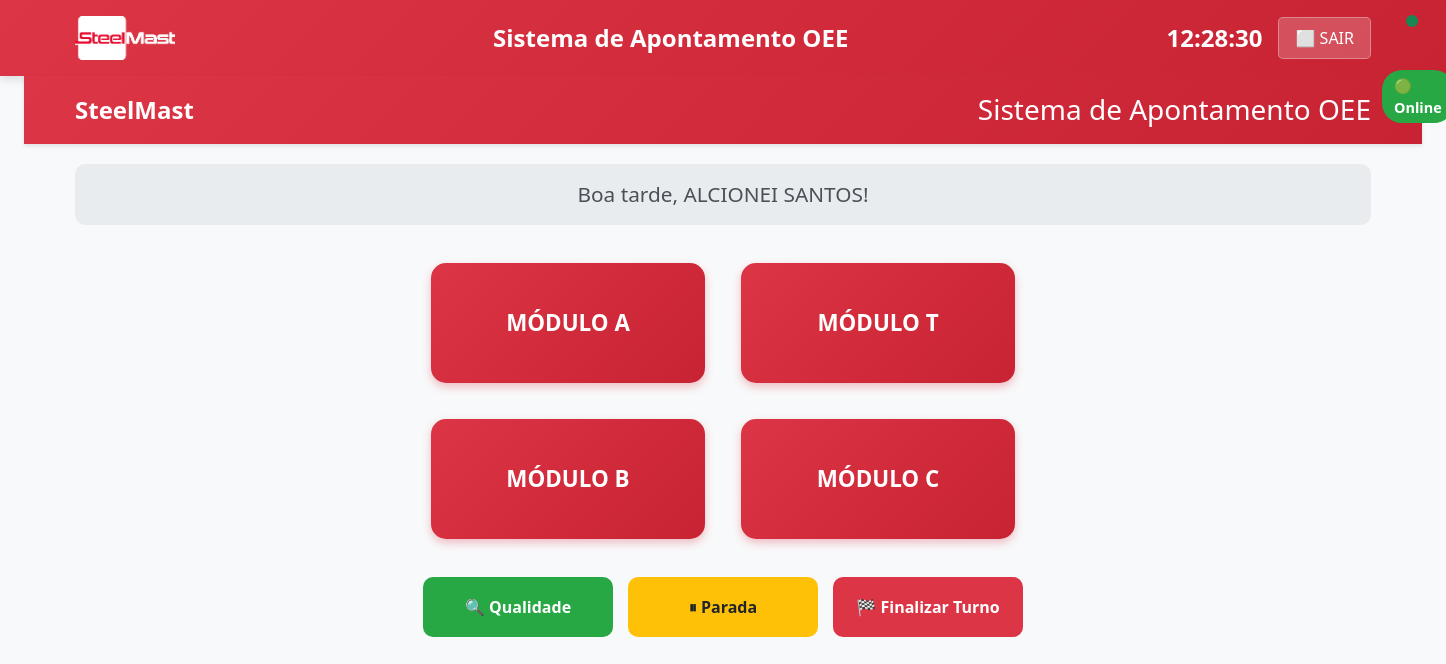
The page /soldagem/apontamento/ (signed in) on the database its author committed.
### soldagem/models.py (models this page shows, shortened)
class Soldador(models.Model):
    usuario = models.OneToOneField(Usuario, on_delete=models.CASCADE)
    senha_simplificada = models.CharField(max_length=10, help_text="Senha numérica para login rápido")
    ativo = models.BooleanField(default=True)
    data_cadastro = models.DateTimeField(auto_now_add=True)
    class Meta:
        verbose_name = "Soldador"
        verbose_name_plural = "Soldadores"

class Usuario(AbstractUser):
    TIPO_USUARIO_CHOICES = [
        ('admin', 'Administrador'),
        ('analista', 'Analista'),
        ('qualidade', 'Qualidade'),
        ('manutencao', 'Manutenção'),
        ('soldador', 'Soldador'),
    ]
    nome_completo = models.CharField(max_length=150)
    tipo_usuario = models.CharField(max_length=20, choices=TIPO_USUARIO_CHOICES)
    ativo = models.BooleanField(default=True)
    data_criacao = models.DateTimeField(auto_now_add=True)
    ultimo_login = models.DateTimeField(null=True, blank=True)
    class Meta:
        verbose_name = "Usuário"
        verbose_name_plural = "Usuários"

class Modulo(models.Model):
    nome = models.CharField(max_length=100, unique=True)
    descricao = models.TextField(blank=True)
    ativo = models.BooleanField(default=True)
    ordem_exibicao = models.PositiveIntegerField(default=0)
    data_criacao = models.DateTimeField(auto_now_add=True)
    class Meta:
        ordering = ['ordem_exibicao', 'nome']
        verbose_name = "Módulo"
        verbose_name_plural = "Módulos"

### soldagem/views.py (the view)
# urls.py: path('apontamento/', views.apontamento, name='apontamento'),
def apontamento(request):
    soldador_id = request.session.get('soldador_id')
    if not soldador_id:
        return redirect('soldagem:selecao_soldador')
    try:
        soldador = Soldador.objects.get(id=soldador_id, ativo=True)
    except Soldador.DoesNotExist:
        request.session.flush()
        return redirect('soldagem:selecao_soldador')
    modulos = Modulo.objects.filter(ativo=True).order_by('ordem_exibicao')
    componentes = Componente.objects.filter(ativo=True).order_by('nome')
    processo_ativo = Apontamento.objects.filter(
        soldador=soldador,
        fim_processo__isnull=True
    ).first()
    parada_ativa = Parada.objects.filter(
        soldador=soldador,
        fim__isnull=True
    ).first()
    hora_atual = timezone.now().hour
    if hora_atual < 12:
        saudacao = "Bom dia"
    elif hora_atual < 18:
        saudacao = "Boa tarde"
    else:
        saudacao = "Boa noite"
    context = {
        'soldador': soldador,
        'modulos': modulos,
        'componentes': componentes,
        'processo_ativo': processo_ativo,
        'parada_ativa': parada_ativa,
        'saudacao': saudacao,
        'agora': timezone.now()
    }
    return render(request, 'soldagem/apontamento.html', context)

### templates/soldagem/apontamento.html (shortened to what this page needs)
{% extends 'base.html' %}
{% block content %}
<div class="container-fluid">
    <div class="header-sistema">
        <div class="container">
            <div class="d-flex justify-content-between align-items-center">
                <div class="logo-empresa">
                    <div class="fw-bold fs-4">SteelMast</div>
                </div>
                <div class="text-center">
                    <h1 class="h3 mb-0">Sistema de Apontamento OEE</h1>
                </div>
                <div class="status-conexao">
                    <div id="statusConexao" class="status-online">
                        🟢 Online
                    </div>
                </div>
            </div>
        </div>
    </div>
    <div class="container">
        <div class="saudacao-soldador">
            {{ saudacao }}, {{ soldador.usuario.nome_completo|upper }}!
        </div>
        {% if processo_ativo %}
            <div class="processo-ativo">
                <h3>🔥 Soldagem em Andamento: {{ processo_ativo.modulo.nome }}</h3>
                <div class="processo-info">
                    <div><strong>Pedido:</strong> {{ processo_ativo.pedido.numero }}</div>
                    <div><strong>Poste/Tubo:</strong> {{ processo_ativo.numero_poste_tubo }}</div>
                    <div><strong>Início:</strong> {{ processo_ativo.inicio_processo|date:"H:i:s" }}</div>
                </div>
                {% if processo_ativo.diametro %}
                    <div><strong>Diâmetro do Tubo:</strong> {{ processo_ativo.diametro }} mm</div>
                {% endif %}
                <div><strong>Componente:</strong> {{ processo_ativo.componente.nome }}</div>
                <div class="cronometro-soldagem" id="cronometroAtivo">
                    00:00:00
                </div>
                <div class="d-flex justify-content-center gap-3 flex-wrap">
                    <button class="btn-acao" onclick="finalizarAtividade()">
                        ✅ Finalizar Atividade
                    </button>
                    <button class="btn-acao btn-pausa" onclick="abrirParadas()">
                        ⏸ Pausa
                    </button>
                    <button class="btn-acao btn-qualidade-acao" onclick="abrirQualidade()">
                        🔍 Qualidade
                    </button>
                </div>
            </div>
        {% else %}
            <div class="modulos-grid">
                {% for modulo in modulos %}
                    <button class="btn-modulo" onclick="selecionarModulo({{ modulo.id }}, '{{ modulo.nome }}')">
                        {{ modulo.nome }}
                    </button>
                {% endfor %}
            </div>
            <div class="botoes-secundarios">
                <button class="btn-secundario btn-qualidade" onclick="abrirQualidade()">
                    🔍 Qualidade
                </button>
                <button class="btn-secundario btn-parada" onclick="abrirParadas()">
                    ⏸ Parada
                </button>
                <button class="btn-secundario btn-finalizar" onclick="finalizarTurno()">
                    🏁 Finalizar Turno
                </button>
            </div>
        {% endif %}
    </div>
</div>
{% endblock %}

### templates/base.html (style rules this page uses)
:root { --primary-red: #dc3545; --dark-red: #c82333; --light-gray: #f8f9fa; --medium-gray: #6c757d; --dark-gray: #495057; --success-green: #198754; --warning-yellow: #ffc107; }
body { font-family: 'Segoe UI', Tahoma, Geneva, Verdana, sans-serif; background-color: var(--light-gray); color: var(--dark-gray); margin: 0; padding: 0; }
.status-conexao { width: 12px; height: 12px; border-radius: 50%; background: var(--success-green); display: inline-block; margin-right: 0.5rem; }
.btn-modulo { background: var(--medium-gray); color: white; border: none; padding: 1.5rem 2rem; font-size: 1.1rem; font-weight: 500; border-radius: 8px; margin: 0.5rem; min-width: 200px; min-height: 80px; transition: all 0.3s ease; cursor: pointer; }
.btn-qualidade { background: var(--success-green); color: white; }
.btn-parada { background: var(--warning-yellow); color: var(--dark-gray); }
.btn-finalizar { background: var(--success-green); color: white; }

### templates/soldagem/apontamento.html (style rules this page uses)
body { background-color: #f8f9fa; font-family: 'Segoe UI', Tahoma, Geneva, Verdana, sans-serif; }
.header-sistema { background: linear-gradient(135deg, #dc3545, #c82333); color: white; padding: 1rem 0; box-shadow: 0 2px 4px rgba(0,0,0,0.1); position: relative; }
.logo-empresa { display: flex; align-items: center; gap: 10px; }
.status-conexao { position: absolute; top: 15px; right: 20px; display: flex; align-items: center; gap: 10px; }
.status-online { background-color: #28a745; color: white; padding: 5px 12px; border-radius: 20px; font-size: 0.9rem; font-weight: bold; }
.saudacao-soldador { background-color: #e9ecef; padding: 15px; border-radius: 10px; text-align: center; margin: 20px 0; font-size: 1.3rem; color: #495057; }
.modulos-grid { display: grid; grid-template-columns: 1fr 1fr; gap: 20px; margin: 30px 0; max-width: 600px; margin-left: auto; margin-right: auto; }
.btn-modulo { background: linear-gradient(135deg, #dc3545, #c82333); color: white; border: none; border-radius: 15px; height: 120px; font-size: 1.4rem; font-weight: bold; text-transform: uppercase; box-shadow: 0 4px 8px rgba(220, 53, 69, 0.3); transition: all 0.3s ease; cursor: pointer; }
.botoes-secundarios { display: grid; grid-template-columns: 1fr 1fr 1fr; gap: 15px; margin: 30px 0; max-width: 600px; margin-left: auto; margin-right: auto; }
.btn-secundario { background-color: #6c757d; color: white; border: none; border-radius: 10px; height: 60px; font-size: 1rem; font-weight: bold; transition: all 0.3s ease; }
.btn-qualidade { background-color: #28a745; }
.btn-parada { background-color: #ffc107; color: #212529; }
.btn-finalizar { background-color: #dc3545; }

### rows shown on the page
Soldador: usuario.nome_completo "ALCIONEI SANTOS"
Modulo: nome "MÓDULO A"
Modulo: nome "MÓDULO T"
Modulo: nome "MÓDULO B"
Modulo: nome "MÓDULO C"

### other values the page prints
{{ saudacao }} "Boa tarde"
